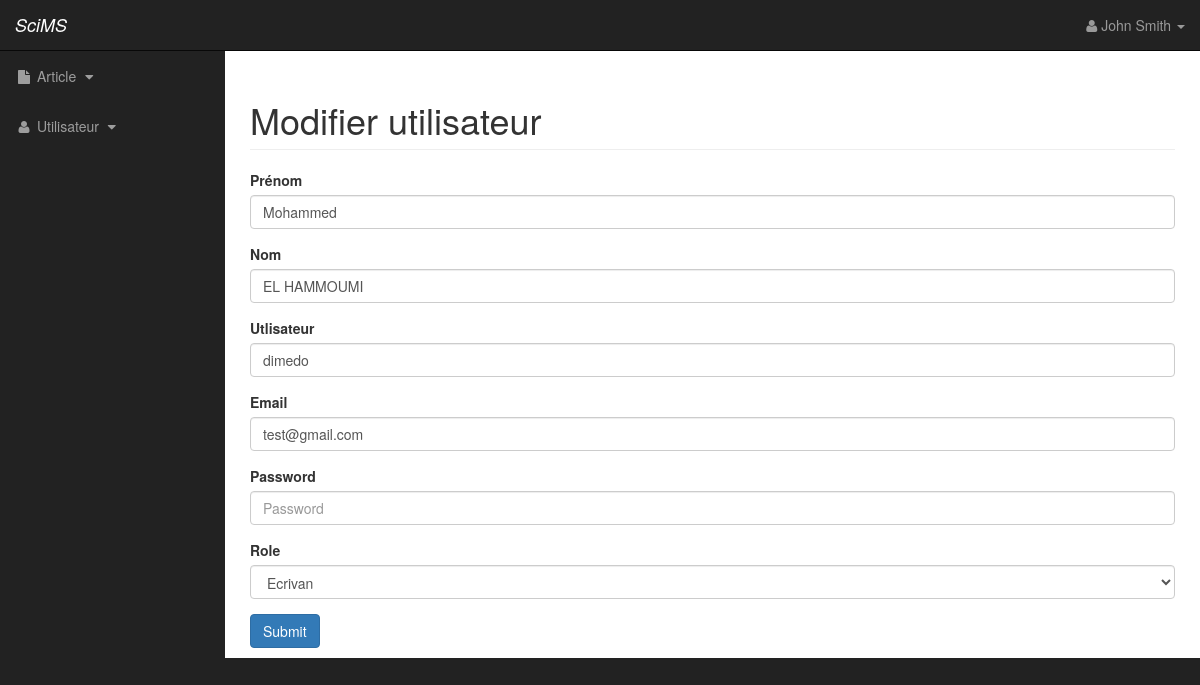
The app's page /user/updateUser/8 (signed in) with its own data.
### tables this page shows
CREATE TABLE IF NOT EXISTS `user` (
  `id` int(11) NOT NULL AUTO_INCREMENT,
  `firstName` varchar(30) NOT NULL,
  `lastName` varchar(30) NOT NULL,
  `username` varchar(30) NOT NULL,
  `email` varchar(40) NOT NULL,
  `password` varchar(40) NOT NULL,
  `role` int(11) NOT NULL DEFAULT '3',
  PRIMARY KEY (`id`),
  UNIQUE KEY `username` (`username`),
  UNIQUE KEY `email` (`email`)
);

### src/Controller/UserController.php (called while the page is built, shortened)
<?php
class UserController extends Controller
{
    public function updateUser($id)
    {
        $data = $this->getModel("user")->findById($id);
        $this->render("update_create_user", "Modifier utilisateur", $data);
    }
}

### src/Entity/User.php (called while the page is built, shortened)
<?php
class User extends Entity
{
    private $firstName;
    private $lastName;
    private $username;
    private $email;
    private $role;
    public function getFirstName()
    {
        return $this->firstName;
    }
    public function setFirstName($firstName)
    {
        $this->firstName = $firstName;
    }
    public function getLastName()
    {
        return $this->lastName;
    }
    public function setLastName($lastName)
    {
        $this->lastName = $lastName;
    }
    public function getUsername()
    {
        return $this->username;
    }
    public function setUsername($username)
    {
        $this->username = $username;
    }
    public function getEmail()
    {
        return $this->email;
    }
    public function setEmail($email)
    {
        $this->email = $email;
    }
    public function getRole()
    {
        return $this->role;
    }
    public function setRole($role)
    {
        $this->role = $role;
    }
    public static function arrayRole()
    {
        return array(
            "Adminstrateur" => User::ADMIN,
            "Ecrivan" => User::WRITTER
        );
    }
}

### src/DbConn.php (called while the page is built, shortened)
<?php
class DbConn
{
    private $PDOInstance = null;
    private static $instance = null;
    private function __construct()
    {
        try {
            $this->PDOInstance = new PDO('mysql:dbname=' . self::DB . ';host=' . self::HOST, self::USER, self::PASSWORD);
            $this->PDOInstance->setAttribute(PDO::ATTR_ERRMODE, PDO::ERRMODE_EXCEPTION);
        } catch (Exception $e) {
            echo 'Erreur : ' . $e->getMessage() . '<br />';
            die();
        }
    }
    public static function getInstance()
    {
        if (is_null(self::$instance)) {
            self::$instance = new DbConn();
        }
        return self::$instance;
    }
    public function execute($query, $vars)
    {
        $statement = $this->PDOInstance->prepare($query);
        $statement->execute($vars);
        return $statement;
    }
}

### src/Core/Model.php (called while the page is built, shortened)
<?php
class Model
{
    private $dbConn;
    private $class;
    public function __construct($class = null)
    {
        $this->dbConn = DbConn::getInstance();
        $this->class = $class;
    }
    public function getDbConn()
    {
        return $this->dbConn;
    }
    public function findById($id)
    {
        $query = "SELECT * FROM " . $this->class . " WHERE id=:id";
        $vars = array(
            "id" => $id
        );
        $request = $this->getDbConn()->execute($query, $vars);
        $data = $request->fetch(PDO::FETCH_ASSOC);
        $entity = new $this->class($data);
        return $entity;
    }
}

### views/user/update_create_user.php (the view, shortened to what this page needs)
<?php
$url = WEBROOT . "user/";
if (!empty($data)) {
    $user = $data;
    $url .= "updateUserAction";
} else {
    $user = new User();
    $url .= "addUserAction";
}
?>
<div class="col-lg-12">
    <form method="post" action="<?php echo $url ?>">
        <div class="form-group">
            <label for="inputFirstName">Prénom</label>
            <input type="text" class="form-control" id="inputFirstName"
                   name="firstName"
                   value="<?php echo $user->getFirstName(); ?>"
                   placeholder="Prénom">
        </div>
        <div class="form-group">
            <label for="inputLastName">Nom</label>
            <input type="text" class="form-control" id="inputLastName"
                   name="lastName"
                   value="<?php echo $user->getLastName(); ?>"
                   placeholder="Nom">
        </div>
        <div class="form-group">
            <label for="inputUserName">Utlisateur</label>
            <input type="text" class="form-control" id="inputUserName"
                   name="userName"
                   value="<?php echo $user->getUsername(); ?>"
                   placeholder="Nom d'utlisateur">
        </div>
        <div class="form-group">
            <label for="inputEmail">Email</label>
            <input type="email" class="form-control" id="inputEmail"
                   name="email"
                   value="<?php echo $user->getEmail() ?>"
                   placeholder="Email">
        </div>
        <div class="form-group">
            <label for="inputPassword">Password</label>
            <input type="password" class="form-control" id="inputPassword"
                   name="password"
                   placeholder="Password">
        </div>
        <div class="form-group">
            <label for="selectRole">Role</label>
            <select class="form-control" id="selectRole" name="role">
                <?php
                foreach (User::arrayRole() as $key => $value) {
                    if ($value == $user->getRole()) {
                        ?>
                        <option value="<?php echo $value ?>" selected><?php echo $key ?></option>
                        <?php
                    }
                    ?>
                    <?php
                }
                ?>
            </select>
        </div>
        <button type="submit" class="btn btn-primary">Submit</button>
    </form>
</div>

### web/css/sb-admin.css (style rules this page uses)
body { margin-top: 100px; background-color: #222; }
@media (min-width:768px) { body { margin-top: 50px; } }

### records on screen
user: firstName "Mohammed", lastName "EL HAMMOUMI", userName "dimedo", email "test@gmail.com", role "Ecrivan"

### other values on screen
$title "Modifier utilisateur"
